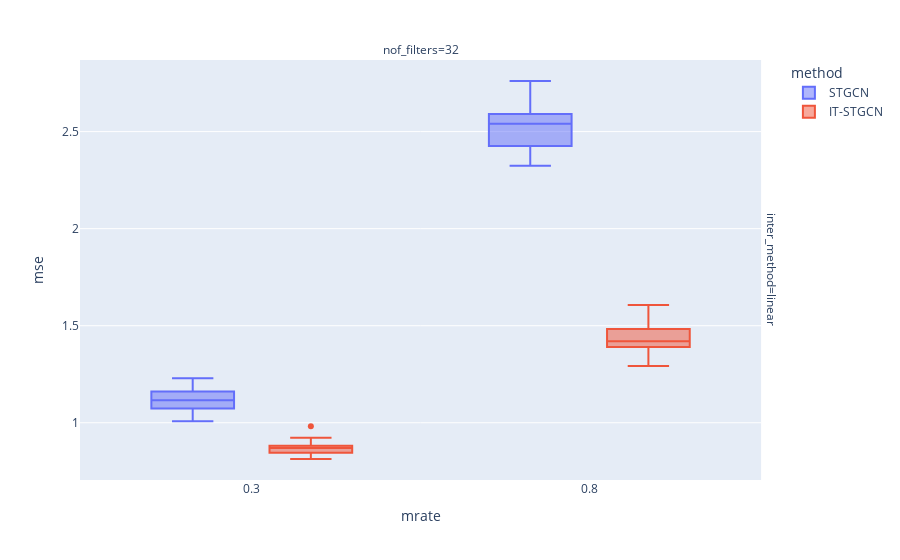

This figure's notebook cell:
### Markdown cell above
## Random

### Code cell
data.query("method!='GNAR' and mtype =='rand'").plot.box(backend='plotly',x='mrate',color='method',y='mse',facet_col='nof_filters',facet_row='inter_method',height=800)

### Figure 1 — Plotly figure (JSON) as saved in the notebook; plotly's stock layout.template omitted (floating-point values rounded to 4 significant figures)
{"data": [{"alignmentgroup": "True", "hovertemplate": "method=STGCN<br>inter_method=linear<br>nof_filters=32<br>mrate=%{x}<br>mse=%{y}<extra></extra>", "legendgroup": "STGCN", "marker": {"color": "#636efa"}, "name": "STGCN", "notched": false, "offsetgroup": "STGCN", "orientation": "v", "showlegend": true, "type": "box", "x": [0.3, 0.8, 0.3, 0.8, 0.3, 0.8, 0.3, 0.8, 0.3, 0.8, 0.3, 0.8, 0.3, 0.8, 0.3, 0.8, 0.3, 0.8, 0.3, 0.8, 0.3, 0.8, 0.3, 0.8, 0.3, 0.8, 0.3, 0.8, 0.3, 0.8, 0.3, 0.8, 0.3, 0.8, 0.3, 0.8, 0.3, 0.8, 0.3, 0.8, 0.3, 0.8, 0.3, 0.8, 0.3, 0.8, 0.3, 0.8, 0.3, 0.8, 0.3, 0.8, 0.3, 0.8, 0.3, 0.8, 0.3, 0.8, 0.3, 0.8], "x0": " ", "xaxis": "x", "y": [1.1, 2.544, 1.161, 2.63, 1.031, 2.385, 1.163, 2.6, 1.03, 2.579, 1.067, 2.506, 1.135, 2.563, 1.176, 2.579, 1.073, 2.411, 1.042, 2.448, 1.125, 2.469, 1.091, 2.573, 1.229, 2.606, 1.178, 2.642, 1.038, 2.343, 1.089, 2.492, 1.104, 2.625, 1.176, 2.426, 1.091, 2.735, 1.048, 2.58, 1.144, 2.509, 1.131, 2.324, 1.21, 2.397, 1.134, 2.59, 1.183, 2.761, 1.008, 2.567, 1.107, 2.505, 1.139, 2.537, 1.131, 2.384, 1.082, 2.349], "y0": " ", "yaxis": "y"}, {"alignmentgroup": "True", "hovertemplate": "method=IT-STGCN<br>inter_method=linear<br>nof_filters=32<br>mrate=%{x}<br>mse=%{y}<extra></extra>", "legendgroup": "IT-STGCN", "marker": {"color": "#EF553B"}, "name": "IT-STGCN", "notched": false, "offsetgroup": "IT-STGCN", "orientation": "v", "showlegend": true, "type": "box", "x": [0.3, 0.8, 0.3, 0.8, 0.3, 0.8, 0.3, 0.8, 0.3, 0.8, 0.3, 0.8, 0.3, 0.8, 0.3, 0.8, 0.3, 0.8, 0.3, 0.8, 0.3, 0.8, 0.3, 0.8, 0.3, 0.8, 0.3, 0.8, 0.3, 0.8, 0.3, 0.8, 0.3, 0.8, 0.3, 0.8, 0.3, 0.8, 0.3, 0.8, 0.3, 0.8, 0.3, 0.8, 0.3, 0.8, 0.3, 0.8, 0.3, 0.8, 0.3, 0.8, 0.3, 0.8, 0.3, 0.8, 0.3, 0.8, 0.3, 0.8], "x0": " ", "xaxis": "x", "y": [0.8693, 1.408, 0.845, 1.607, 0.8134, 1.412, 0.8737, 1.401, 0.8676, 1.484, 0.823, 1.391, 0.8808, 1.403, 0.8141, 1.57, 0.8815, 1.49, 0.9222, 1.355, 0.87, 1.47, 0.881, 1.432, 0.9136, 1.582, 0.9009, 1.45, 0.8455, 1.418, 0.9043, 1.346, 0.8645, 1.431, 0.861, 1.325, 0.8754, 1.371, 0.8422, 1.598, 0.9825, 1.293, 0.8623, 1.451, 0.8421, 1.385, 0.8727, 1.422, 0.8759, 1.421, 0.8661, 1.393, 0.8897, 1.313, 0.8395, 1.39, 0.8487, 1.493, 0.9191, 1.483], "y0": " ", "yaxis": "y"}], "layout": {"annotations": [{"font": {}, "showarrow": false, "text": "nof_filters=32", "x": 0.49, "xanchor": "center", "xref": "paper", "y": 1, "yanchor": "bottom", "yref": "paper"}, {"font": {}, "showarrow": false, "text": "inter_method=linear", "textangle": 90, "x": 0.98, "xanchor": "left", "xref": "paper", "y": 0.5, "yanchor": "middle", "yref": "paper"}], "autosize": true, "boxmode": "group", "legend": {"title": {"text": "method"}, "tracegroupgap": 0}, "margin": {"t": 60}, "xaxis": {"anchor": "y", "autorange": true, "domain": [0, 0.98], "range": [0.04816, 1.052], "title": {"text": "mrate"}, "type": "linear"}, "yaxis": {"anchor": "x", "autorange": true, "domain": [0, 1], "range": [0.7052, 2.869], "title": {"text": "mse"}, "type": "linear"}}}
